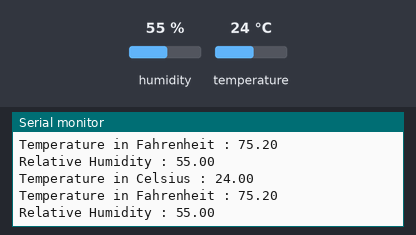
A sketch run on a simulated ESP8266 (Wemos D1 mini). Parts: the last lines printed to the serial monitor. Inputs (shaded band) come from the test bench; at power-on: humidity 55 %, temperature 24 °C. WiFi joins after 1.5 s; servers stay silent unless stated.

Above: at 12.7 s.
12.8 s: humidity set to 22 %
At 14.1 s:
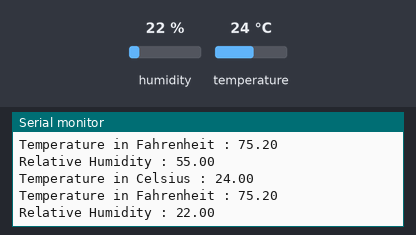
14.3 s: temperature set to 12 °C
At 15.5 s:
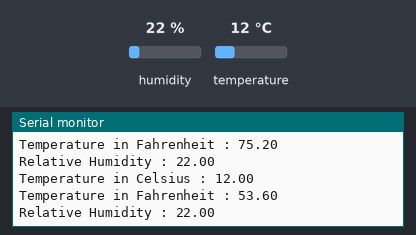
15.8 s: humidity set to 40 %
At 17.2 s:
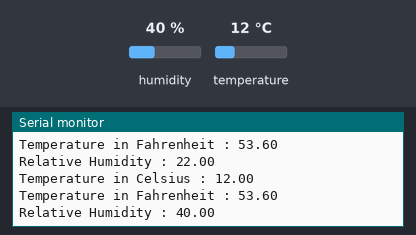
Timing chart, 0 to 18.8 s (numbered marks = the images above; inputs shaded):
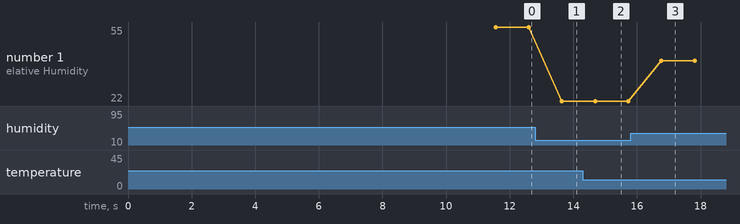

The sketch:

ESP8226_SHT30_LED.ino
```cpp
// Including the ESP8266 WiFi library
#include <ESP8266WiFi.h>
#include <WEMOS_SHT3X.h>

// Replace with your network details
const char* ssid = "Sngs";
const char* password = "123456789a";

// Web Server on port 80
WiFiServer server(80);

SHT3X sht30(0x45);

// only runs once on boot
void setup() {
  // Initializing serial port for debugging purposes
  Serial.begin(115200);
  delay(10);

  // Connecting to WiFi network
  Serial.println();
  Serial.print("Connecting to ");
  Serial.println(ssid);

  WiFi.begin(ssid, password);

  while (WiFi.status() != WL_CONNECTED) {
    delay(500);
    Serial.print(".");
  }
  Serial.println("");
  Serial.println("WiFi connected");

  // Starting the web server
  server.begin();
  Serial.println("Web server running. Waiting for the ESP IP...");
  delay(10000);

  // Printing the ESP IP address
  Serial.println(WiFi.localIP());
}

// runs over and over again
void loop() {
  // Listenning for new clients
  float h = 0;
  float t = 0;
  float f = 0;
  int sht_get=1;
  WiFiClient client = server.available();
    sht_get=sht30.get();
    if(sht_get==0){
              h = sht30.humidity;
              t = sht30.cTemp;
              f = sht30.fTemp;

              Serial.print("Temperature in Celsius : ");
              Serial.println(t);

              Serial.print("Temperature in Fahrenheit : ");
              Serial.println(f);
              Serial.print("Relative Humidity : ");
              Serial.println(h);
              Serial.println();
    }

  if (client) {
    Serial.println("New client");
    // bolean to locate when the http request ends
    while (client.connected()) {
      if (client.available()) {
            if(sht_get==0){
              client.println("HTTP/1.1 200 OK");
              client.println("Content-Type: text/html");
              client.println("Connection: close");
              client.println();
              // your actual web page that displays temperature and humidity
              client.println("<!DOCTYPE HTML>");
              client.println("<html>");
              client.println("<head></head><body><h1>ESP8266 - Temperature and Humidity</h1><h3>Temperature in Celsius: ");
              client.println(t);
              client.println("*C</h3><h3>Temperature in Fahrenheit: ");
              client.println(f);
              client.println("*F</h3><h3>Humidity: ");
              client.println(h);
              client.println("%</h3><h3>");
              client.println("</body></html>");
              break;
            }
            else
            {
              client.println("no data available");
              Serial.println("Error!");
            }
            delay(1000);
            // closing the client connection
            client.stop();
            Serial.println("Client disconnected.");
            }
            delay(1);
      }
  }
  delay(1000);
}
```

Measured:
- after the input at 12.8 s, the serial monitor: prints a new line after 0.84 s (image 1)
- after the input at 14.3 s, the serial monitor: prints a new line after 0.38 s (image 2)
- after the input at 15.8 s, the serial monitor: prints a new line after 0.97 s (image 3)
- plotted number 1: 55 → 22 after the input at 12.8 s, 22 → 40 after the input at 15.8 s
